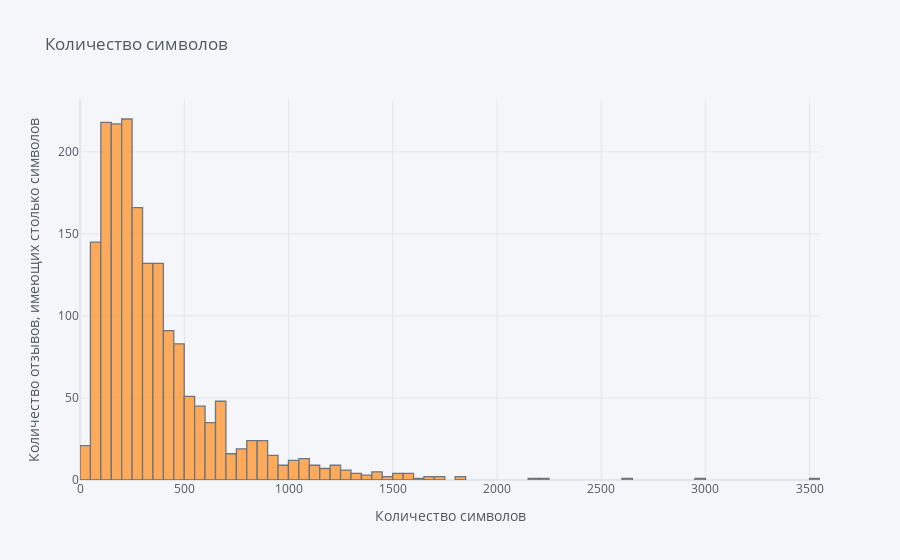

The notebook cell this image was saved under:
### Markdown cell above
# Визуализация
Визуализируем полученные результаты

### Code cell
info['review_len'].iplot(kind='hist', xTitle = "Количество символов", yTitle = "Количество отзывов, имеющих столько символов", title = "Количество символов")

### Figure 1 — Plotly figure (JSON) as saved in the notebook; plotly's stock layout.template omitted (floating-point values rounded to 4 significant figures; data arrays with more than 128 entries replaced by an {"elided": "..."} marker saying what was removed)
{"data": [{"histfunc": "count", "histnorm": "", "marker": {"color": "rgba(255, 153, 51, 1.0)", "line": {"color": "#4D5663", "width": 1.3}}, "name": "review_len", "opacity": 0.8, "orientation": "v", "type": "histogram", "x": {"elided": "1801 int values"}}], "layout": {"barmode": "overlay", "legend": {"bgcolor": "#F5F6F9", "font": {"color": "#4D5663"}}, "paper_bgcolor": "#F5F6F9", "plot_bgcolor": "#F5F6F9", "title": {"font": {"color": "#4D5663"}, "text": "Количество символов"}, "xaxis": {"gridcolor": "#E1E5ED", "showgrid": true, "tickfont": {"color": "#4D5663"}, "title": {"font": {"color": "#4D5663"}, "text": "Количество символов"}, "zerolinecolor": "#E1E5ED"}, "yaxis": {"gridcolor": "#E1E5ED", "showgrid": true, "tickfont": {"color": "#4D5663"}, "title": {"font": {"color": "#4D5663"}, "text": "Количество отзывов, имеющих столько символов"}, "zerolinecolor": "#E1E5ED"}}}
